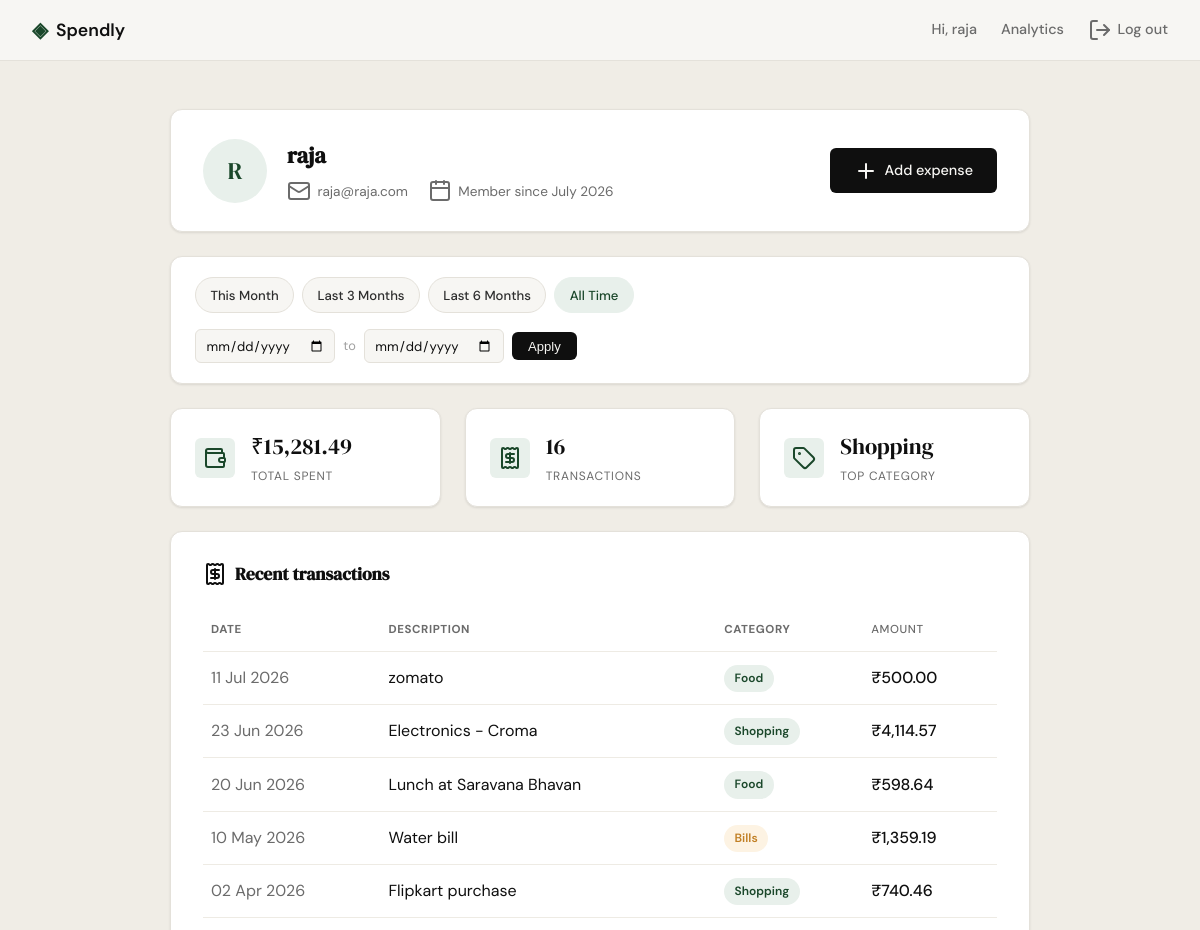
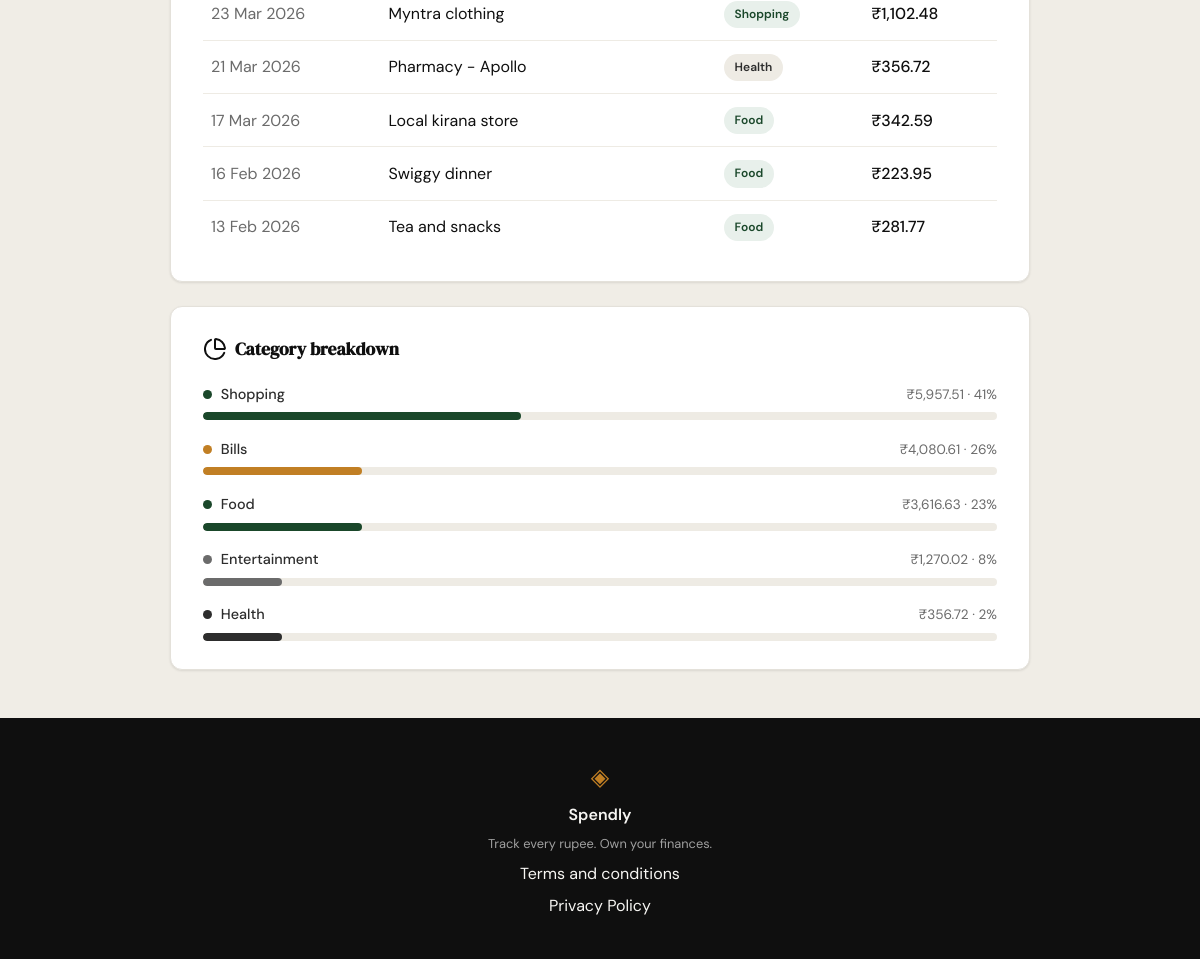
Screenshot of /profile (signed in) with the database file from the repository (2 pictures, top to bottom).
### tables this page shows
CREATE TABLE users (
                id INTEGER PRIMARY KEY AUTOINCREMENT,
                name TEXT NOT NULL,
                email TEXT UNIQUE NOT NULL,
                password_hash TEXT NOT NULL,
                created_at TEXT DEFAULT (datetime('now'))
            );

CREATE TABLE expenses (
                id INTEGER PRIMARY KEY AUTOINCREMENT,
                user_id INTEGER NOT NULL,
                amount REAL NOT NULL,
                category TEXT NOT NULL,
                date TEXT NOT NULL,
                description TEXT,
                created_at TEXT DEFAULT (datetime('now')),
                FOREIGN KEY (user_id) REFERENCES users (id)
            );

### app.py (the view)
@app.route("/profile")
@login_required
def profile():
    db_user = get_user_by_id(session["user_id"])
    name_parts = db_user["name"].split()
    initials = "".join(p[0] for p in name_parts[:2]).upper()
    user = {
        "name": db_user["name"],
        "email": db_user["email"],
        "initials": initials,
        "member_since": db_user["member_since"],
    }
    date_from_str, date_to_str = _resolve_date_filter(request.args)
    stats = get_summary_stats(session["user_id"], date_from_str, date_to_str)
    summary = {
        "total_spent": f"₹{stats['total_spent']:,.2f}",
        "transaction_count": stats["transaction_count"],
        "top_category": stats["top_category"],
    }
    raw_transactions = get_recent_transactions(
        session["user_id"], date_from=date_from_str, date_to=date_to_str
    )
    transactions = [
        {
            "date": datetime.strptime(t["date"], "%Y-%m-%d").strftime("%d %b %Y"),
            "description": t["description"],
            "category": t["category"],
            "amount": f"₹{t['amount']:,.2f}",
        }
        for t in raw_transactions
    ]
    raw_categories = get_category_breakdown(
        session["user_id"], date_from=date_from_str, date_to=date_to_str
    )
    categories = [
        {
            "category": c["name"],
            "amount": f"₹{c['amount']:,.2f}",
            "percent": c["pct"],
        }
        for c in raw_categories
    ]
    presets = _build_presets(date.today())
    for preset in presets:
        preset["active"] = (
            preset["date_from"] == date_from_str and preset["date_to"] == date_to_str
        )
    return render_template(
        "profile.html",
        user=user, summary=summary,
        transactions=transactions, categories=categories,
        presets=presets,
        active_date_from=date_from_str, active_date_to=date_to_str,
    )

### app.py (called while the page is built)
def login_required(view):
    @wraps(view)
    def wrapped_view(*args, **kwargs):
        if not session.get("user_id"):
            return redirect(url_for("login"))
        return view(*args, **kwargs)
    return wrapped_view

def _parse_iso_date(value):
    if not value:
        return None
    try:
        return datetime.strptime(value, "%Y-%m-%d").date()
    except ValueError:
        return None

def _subtract_months(d, months):
    total = d.month - 1 - months
    year = d.year + total // 12
    month = total % 12 + 1
    day = min(d.day, calendar.monthrange(year, month)[1])
    return date(year, month, day)

def _resolve_date_filter(args):
    parsed_from = _parse_iso_date(args.get("date_from"))
    parsed_to = _parse_iso_date(args.get("date_to"))
    if parsed_from and parsed_to:
        if parsed_from > parsed_to:
            flash("Start date must be before end date.", "error")
        else:
            return parsed_from.isoformat(), parsed_to.isoformat()
    return None, None

def _build_presets(today):
    last_day = calendar.monthrange(today.year, today.month)[1]
    month_start = today.replace(day=1)
    month_end = today.replace(day=last_day)
    return [
        {
            "label": "This Month",
            "date_from": month_start.isoformat(),
            "date_to": month_end.isoformat(),
        },
        {
            "label": "Last 3 Months",
            "date_from": _subtract_months(today, 3).isoformat(),
            "date_to": today.isoformat(),
        },
        {
            "label": "Last 6 Months",
            "date_from": _subtract_months(today, 6).isoformat(),
            "date_to": today.isoformat(),
        },
        {
            "label": "All Time",
            "date_from": None,
            "date_to": None,
        },
    ]

### database/db.py (called while the page is built)
def get_db():
    conn = sqlite3.connect(DB_PATH)
    conn.row_factory = sqlite3.Row
    conn.execute("PRAGMA foreign_keys = ON")
    return conn

### database/queries.py (called while the page is built)
def _date_range_filter(date_from, date_to):
    if date_from and date_to:
        return " AND date BETWEEN ? AND ?", (date_from, date_to)
    return "", ()

### templates/profile.html (shortened to what this page needs)
{% extends "base.html" %}
{% block head %}
<link rel="stylesheet" href="{{ url_for('static', filename='css/profile.css') }}">
{% endblock %}
{% block content %}
<section class="profile-page">
    <div class="profile-container">
        <div class="profile-hero">
            <div class="profile-avatar">{{ user.initials }}</div>
            <div class="profile-hero-info">
                <h1 class="profile-name">{{ user.name }}</h1>
                <div class="profile-meta-row">
                    <span class="meta-item"><i data-lucide="mail"></i>{{ user.email }}</span>
                    <span class="meta-item"><i data-lucide="calendar"></i>Member since {{ user.member_since }}</span>
                </div>
            </div>
            <a href="{{ url_for('add_expense') }}" class="btn-primary profile-hero-action">
                <i data-lucide="plus"></i>Add expense
            </a>
        </div>
        <div class="filter-bar">
            <div class="filter-presets">
                {% for preset in presets %}
                <a href="{{ url_for('profile', date_from=preset.date_from, date_to=preset.date_to) }}"
                   class="filter-preset-btn{% if preset.active %} active{% endif %}">
                    {{ preset.label }}
                </a>
                {% endfor %}
            </div>
            <form method="GET" action="{{ url_for('profile') }}" class="filter-custom-range">
                <input type="date" name="date_from" class="filter-date-input"
                       value="{{ active_date_from or '' }}" aria-label="Start date">
                <span class="filter-range-sep">to</span>
                <input type="date" name="date_to" class="filter-date-input"
                       value="{{ active_date_to or '' }}" aria-label="End date">
                <button type="submit" class="filter-apply-btn">Apply</button>
            </form>
        </div>
        <div class="stats-row">
            <div class="stat-card">
                <div class="stat-icon"><i data-lucide="wallet"></i></div>
                <div class="stat-body">
                    <span class="stat-value">{{ summary.total_spent }}</span>
                    <span class="stat-label">Total spent</span>
                </div>
            </div>
            <div class="stat-card">
                <div class="stat-icon"><i data-lucide="receipt"></i></div>
                <div class="stat-body">
                    <span class="stat-value">{{ summary.transaction_count }}</span>
                    <span class="stat-label">Transactions</span>
                </div>
            </div>
            <div class="stat-card">
                <div class="stat-icon"><i data-lucide="tag"></i></div>
                <div class="stat-body">
                    <span class="stat-value">{{ summary.top_category }}</span>
                    <span class="stat-label">Top category</span>
                </div>
            </div>
        </div>
        <div class="profile-card">
            <div class="card-header">
                <h2 class="section-title"><i data-lucide="receipt"></i>Recent transactions</h2>
            </div>
            <div class="table-wrap">
                <table class="table">
                    <thead>
                        <tr>
                            <th>Date</th>
                            <th>Description</th>
                            <th>Category</th>
                            <th class="amount-cell">Amount</th>
                        </tr>
                    </thead>
                    <tbody>
                        {% for tx in transactions %}
                        <tr>
                            <td class="date-cell">{{ tx.date }}</td>
                            <td>{{ tx.description }}</td>
                            <td><span class="badge badge-{{ tx.category | lower }}">{{ tx.category }}</span></td>
                            <td class="amount-cell">{{ tx.amount }}</td>
                        </tr>
                        {% endfor %}
                    </tbody>
                </table>
            </div>
        </div>
        <div class="profile-card">
            <div class="card-header">
                <h2 class="section-title"><i data-lucide="pie-chart"></i>Category breakdown</h2>
            </div>
            <div class="category-bars">
                {% for cat in categories %}
                {% set width = [cat.percent // 10 * 10, 10] | max %}
                <div class="category-bar-row">
                    <div class="category-bar-top">
                        <span class="category-bar-label">
                            <span class="category-dot category-dot-{{ cat.category | lower }}"></span>
                            {{ cat.category }}
                        </span>
                        <span class="category-bar-amount">{{ cat.amount }} · {{ cat.percent }}%</span>
                    </div>
                    <div class="category-bar-track">
                        <div class="category-bar-fill category-fill-{{ cat.category | lower }} bar-w-{{ width }}"></div>
                    </div>
                </div>
                {% endfor %}
            </div>
        </div>
    </div>
</section>
{% endblock %}

### templates/base.html (shortened to what this page needs)
<!DOCTYPE html>
<html lang="en">
<head>
    <link rel="stylesheet" href="{{ url_for('static', filename='css/style.css') }}">
    {% block head %}{% endblock %}
</head>
<body>
    <nav class="navbar">
        <div class="nav-inner">
            <a href="{{ url_for('landing') }}" class="nav-brand">
                <span class="brand-icon">◈</span>
                <span class="brand-name">Spendly</span>
            </a>
            <div class="nav-links">
                {% if session.user_id %}
                <a href="{{ url_for('profile') }}">Hi, {{ session.user_name }}</a>
                <a href="{{ url_for('analytics') }}"{% if request.endpoint == 'analytics' %} class="active"{% endif %}>Analytics</a>
                <a href="{{ url_for('logout') }}" class="nav-link-icon"><i data-lucide="log-out"></i>Log out</a>
                {% else %}
                <a href="{{ url_for('login') }}">Sign in</a>
                <a href="{{ url_for('register') }}" class="nav-cta">Get started</a>
                {% endif %}
            </div>
        </div>
    </nav>
    <main class="main-content">
        {% block content %}{% endblock %}
    </main>
    <footer class="footer">
        <div class="footer-inner">
            <span class="brand-icon">◈</span>
            <span class="footer-name">Spendly</span>
            <p class="footer-copy">Track every rupee. Own your finances.</p>
            <a href="{{ url_for('terms') }}">Terms and conditions</a>
            <a href="{{ url_for('privacy') }}">Privacy Policy</a>
        </div>
    </footer>
</body>
</html>

### static/css/style.css (style rules this page uses)
:root { --ink: #0f0f0f; --ink-soft: #2d2d2d; --ink-muted: #6b6b6b; --ink-faint: #a0a0a0; --paper: #f7f6f3; --paper-warm: #f0ede6; --paper-card: #ffffff; --accent: #1a472a; --accent-light: #e8f0eb; --accent-2: #c17f24; --accent-2-light: #fdf3e3; --danger: #c0392b; --danger-light: #fdecea; --danger-border: #f5c6c2; --border: #e4e1da; --border-soft: #eeebe4; --font-display: 'DM Serif Display', Georgia, serif; --font-body: 'DM Sans', system-ui, sans-serif; --max-width: 1200px; --auth-width: 440px; --radius-sm: 6px; --radius-md: 12px; --radius-lg: 20px; }
*, *::before, *::after { box-sizing: border-box; margin: 0; padding: 0; }
html { font-size: 16px; scroll-behavior: smooth; }
body { background: var(--paper); color: var(--ink); font-family: var(--font-body); font-size: 1rem; line-height: 1.6; -webkit-font-smoothing: antialiased; }
a { color: inherit; text-decoration: none; }
.navbar { position: sticky; top: 0; z-index: 100; background: var(--paper); border-bottom: 1px solid var(--border); padding: 0 2rem; }
.nav-inner { max-width: var(--max-width); margin: 0 auto; height: 60px; display: flex; align-items: center; justify-content: space-between; }
.nav-brand { display: flex; align-items: center; gap: 0.5rem; font-family: var(--font-body); font-weight: 600; font-size: 1.1rem; color: var(--ink); }
.brand-icon { color: var(--accent); font-size: 1.3rem; }
.brand-name { color: var(--ink); }
.nav-links { display: flex; align-items: center; gap: 1.5rem; font-size: 0.9rem; font-weight: 500; }
.nav-links a { color: var(--ink-muted); transition: color 0.2s; }
.nav-link-icon { display: inline-flex; align-items: center; gap: 0.35rem; }
.main-content { min-height: calc(100vh - 60px - 100px); }
.btn-primary { display: inline-block; background: var(--ink); color: var(--paper); padding: 0.65rem 1.5rem; border-radius: var(--radius-sm); font-family: var(--font-body); font-size: 0.9rem; font-weight: 500; cursor: pointer; border: none; transition: background 0.2s; text-decoration: none; }
.footer { background: var(--ink); color: var(--paper); padding: 2.5rem 2rem; text-align: center; }
.footer-inner { display: flex; flex-direction: column; align-items: center; gap: 0.4rem; }
.footer .brand-icon { color: var(--accent-2); font-size: 1.5rem; }
.footer-name { font-weight: 600; font-size: 1rem; }
.footer-copy { font-size: 0.8rem; color: var(--ink-faint); }

### rows the page displays
users: user_name "raja", name "raja", email "raja@raja.com"
expenses: date "11 Jul 2026", description "zomato", category "Food", amount "₹500.00"
expenses: date "23 Jun 2026", description "Electronics - Croma", category "Shopping", amount "₹4,114.57"
expenses: date "20 Jun 2026", description "Lunch at Saravana Bhavan", category "Food", amount "₹598.64"
expenses: date "10 May 2026", description "Water bill", category "Bills", amount "₹1,359.19"
expenses: date "02 Apr 2026", description "Flipkart purchase", category "Shopping", amount "₹740.46"
expenses: date "23 Mar 2026", description "Myntra clothing", category "Shopping", amount "₹1,102.48"
expenses: date "21 Mar 2026", description "Pharmacy - Apollo", category "Health", amount "₹356.72", percent "2"
expenses: date "17 Mar 2026", description "Local kirana store", category "Food", amount "₹342.59"
expenses: date "16 Feb 2026", description "Swiggy dinner", category "Food", amount "₹223.95"
expenses: date "13 Feb 2026", description "Tea and snacks", category "Food", amount "₹281.77"

### other values shown
{{ user.initials }} "R"
{{ user.member_since }} "July 2026"
{{ preset.label }} "This Month" "Last 3 Months" "Last 6 Months" "All Time"
{{ summary.total_spent }} "₹15,281.49"
{{ summary.transaction_count }} "16"
{{ summary.top_category }} "Shopping"
{{ cat.category }} "Shopping" "Bills" "Food" "Entertainment"
{{ cat.amount }} "₹5,957.51" "₹4,080.61" "₹3,616.63" "₹1,270.02"
{{ cat.percent }} "41" "26" "23" "8"
